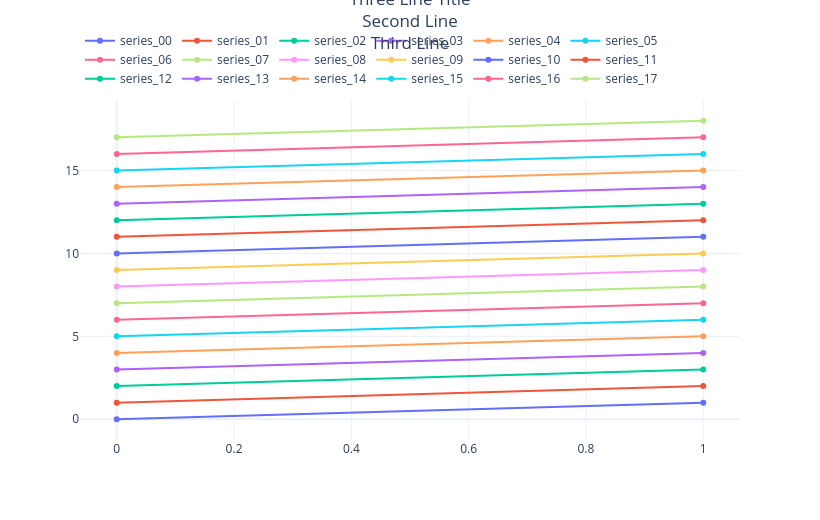
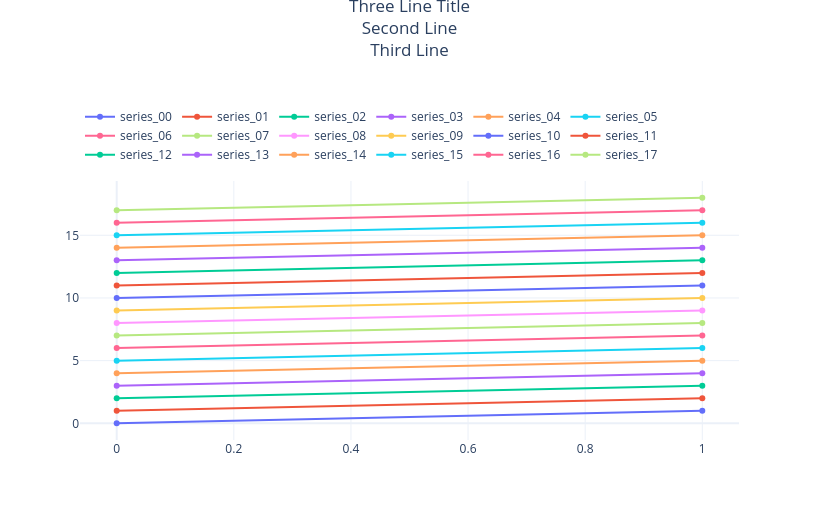

Notebook code cell kept with these figures, in order:
### Markdown cell above
### 1e. Before / after, side by side

Two hand-built Plotly figures with the **same** 3-line title and an 18-entry
horizontal legend. The first uses the *old* placement (legend bottom-anchored at
`y=1.02`, growing up); the second uses unichart's current `_base_layout`.

### Code cell
title = 'Three Line Title<br>Second Line<br>Third Line'
traces = [go.Scatter(x=[0, 1], y=[i, i + 1], name=f'series_{i:02d}') for i in range(18)]

# OLD: bottom-anchored horizontal legend in paper coords -> grows UP into the title
old = go.Figure(traces)
old.update_layout(
    template='plotly_white', width=820, height=520,
    title=dict(text=title, x=0.5, xanchor='center', y=0.99, yanchor='top', yref='container'),
    margin=dict(t=100),
    legend=dict(orientation='h', yanchor='bottom', y=1.02, xanchor='left', x=0),
)

# NEW: unichart's centralized layout -> title pinned on top, legend below it
new = go.Figure(traces)
new.update_layout(**uc._base_layout(
    False, None, (8.2, 5.2),
    title={'text': title}, showlegend=True, legend=dict(orientation='h'),
))

print('BEFORE — legend overlaps the multi-line title:')
old.show()
print('AFTER — title protected, legend grows downward:')
new.show()

### Figure 1 — Plotly figure (JSON) as saved in the notebook; plotly's stock layout.template omitted (floating-point values rounded to 4 significant figures)
{"data": [{"name": "series_00", "type": "scatter", "x": [0, 1], "y": [0, 1]}, {"name": "series_01", "type": "scatter", "x": [0, 1], "y": [1, 2]}, {"name": "series_02", "type": "scatter", "x": [0, 1], "y": [2, 3]}, {"name": "series_03", "type": "scatter", "x": [0, 1], "y": [3, 4]}, {"name": "series_04", "type": "scatter", "x": [0, 1], "y": [4, 5]}, {"name": "series_05", "type": "scatter", "x": [0, 1], "y": [5, 6]}, {"name": "series_06", "type": "scatter", "x": [0, 1], "y": [6, 7]}, {"name": "series_07", "type": "scatter", "x": [0, 1], "y": [7, 8]}, {"name": "series_08", "type": "scatter", "x": [0, 1], "y": [8, 9]}, {"name": "series_09", "type": "scatter", "x": [0, 1], "y": [9, 10]}, {"name": "series_10", "type": "scatter", "x": [0, 1], "y": [10, 11]}, {"name": "series_11", "type": "scatter", "x": [0, 1], "y": [11, 12]}, {"name": "series_12", "type": "scatter", "x": [0, 1], "y": [12, 13]}, {"name": "series_13", "type": "scatter", "x": [0, 1], "y": [13, 14]}, {"name": "series_14", "type": "scatter", "x": [0, 1], "y": [14, 15]}, {"name": "series_15", "type": "scatter", "x": [0, 1], "y": [15, 16]}, {"name": "series_16", "type": "scatter", "x": [0, 1], "y": [16, 17]}, {"name": "series_17", "type": "scatter", "x": [0, 1], "y": [17, 18]}], "layout": {"height": 520, "legend": {"orientation": "h", "x": 0, "xanchor": "left", "y": 1.02, "yanchor": "bottom"}, "margin": {"t": 100}, "title": {"text": "Three Line Title<br>Second Line<br>Third Line", "x": 0.5, "xanchor": "center", "y": 0.99, "yanchor": "top", "yref": "container"}, "width": 820}}

### Figure 2 — Plotly figure (JSON) as saved in the notebook; plotly's stock layout.template omitted (floating-point values rounded to 4 significant figures)
{"data": [{"name": "series_00", "type": "scatter", "x": [0, 1], "y": [0, 1]}, {"name": "series_01", "type": "scatter", "x": [0, 1], "y": [1, 2]}, {"name": "series_02", "type": "scatter", "x": [0, 1], "y": [2, 3]}, {"name": "series_03", "type": "scatter", "x": [0, 1], "y": [3, 4]}, {"name": "series_04", "type": "scatter", "x": [0, 1], "y": [4, 5]}, {"name": "series_05", "type": "scatter", "x": [0, 1], "y": [5, 6]}, {"name": "series_06", "type": "scatter", "x": [0, 1], "y": [6, 7]}, {"name": "series_07", "type": "scatter", "x": [0, 1], "y": [7, 8]}, {"name": "series_08", "type": "scatter", "x": [0, 1], "y": [8, 9]}, {"name": "series_09", "type": "scatter", "x": [0, 1], "y": [9, 10]}, {"name": "series_10", "type": "scatter", "x": [0, 1], "y": [10, 11]}, {"name": "series_11", "type": "scatter", "x": [0, 1], "y": [11, 12]}, {"name": "series_12", "type": "scatter", "x": [0, 1], "y": [12, 13]}, {"name": "series_13", "type": "scatter", "x": [0, 1], "y": [13, 14]}, {"name": "series_14", "type": "scatter", "x": [0, 1], "y": [14, 15]}, {"name": "series_15", "type": "scatter", "x": [0, 1], "y": [15, 16]}, {"name": "series_16", "type": "scatter", "x": [0, 1], "y": [16, 17]}, {"name": "series_17", "type": "scatter", "x": [0, 1], "y": [17, 18]}], "layout": {"height": 520.0, "legend": {"orientation": "h", "x": 0, "xanchor": "left", "y": 0.8033, "yanchor": "top", "yref": "container"}, "margin": {"t": 140.3}, "showlegend": true, "title": {"text": "Three Line Title<br>Second Line<br>Third Line", "x": 0.5, "xanchor": "center", "y": 0.9769, "yanchor": "top", "yref": "container"}, "width": 820.0}}
